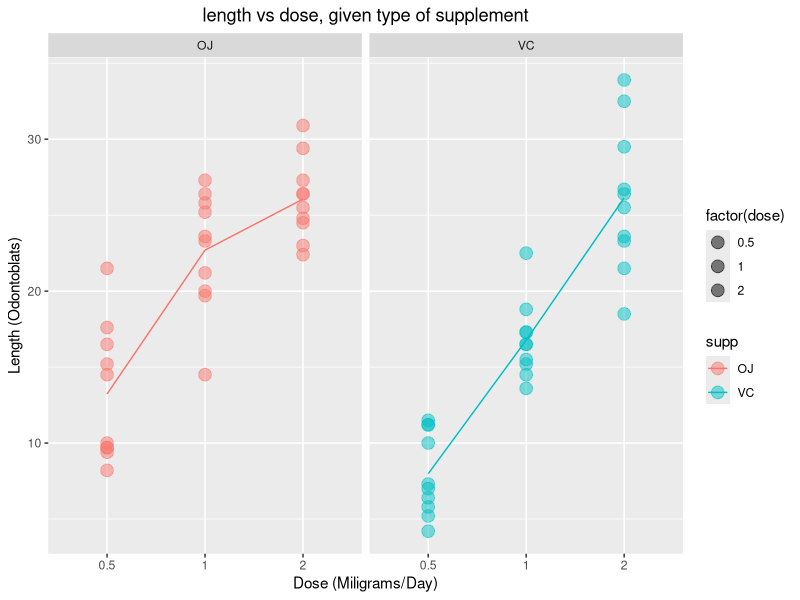

This figure's R source:
## ---- chunk 1
library(ggplot2)
library(datasets)
library(dplyr)
## ---- chunk 2
data("ToothGrowth")
head(ToothGrowth)
## ---- chunk 3
str(ToothGrowth)
summary(ToothGrowth)
## ---- chunk 4
unique(ToothGrowth$supp)
unique(ToothGrowth$dose)
sum(is.na(ToothGrowth))
## ---- chunk 5
ToothGrowth$dose <- as.factor(ToothGrowth$dose)
str(ToothGrowth)
## ---- chunk 6
mean_ToothGrowth <- ToothGrowth %>%
        group_by(dose, supp) %>%
        summarize(len = mean(len))
mean_ToothGrowth

g <- ggplot(ToothGrowth, aes(x=dose, y=len))
g + geom_point(data = ToothGrowth, aes(fill = factor(dose), colour = supp), size = 4, alpha = 0.5) +
        geom_line(data = mean_ToothGrowth, aes(group = supp, colour = supp)) + 
        facet_grid(~supp) +
        labs(x = "Dose (Miligrams/Day)", y = "Length (Odontoblats)", title = "length vs dose, given type of supplement") + 
        theme(plot.title = element_text(hjust = 0.5))
## ---- chunk 7
t.test(len ~ supp, data = ToothGrowth)
## ---- chunk 8
t.test(len ~ supp, ToothGrowth[ToothGrowth$dose == .5, ])
## ---- chunk 9
t.test(len ~ supp, ToothGrowth[ToothGrowth$dose == 1, ])
## ---- chunk 10
t.test(len ~ supp, ToothGrowth[ToothGrowth$dose == 2, ])
